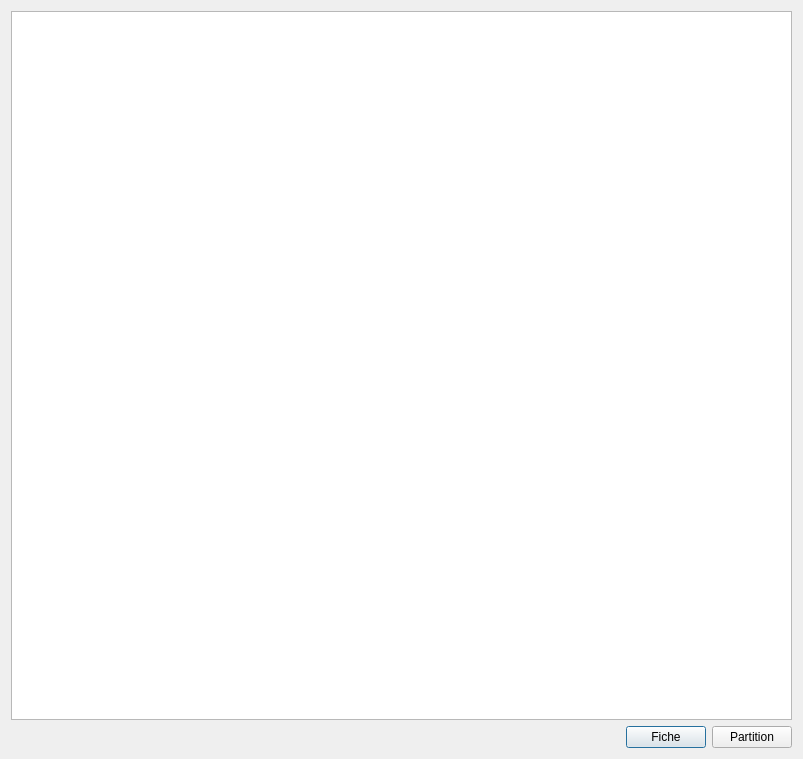
<?xml version="1.0" encoding="UTF-8"?>
<ui version="4.0">
 <class>Dialog</class>
 <widget class="QDialog" name="Dialog">
  <property name="geometry">
   <rect>
    <x>0</x>
    <y>0</y>
    <width>803</width>
    <height>759</height>
   </rect>
  </property>
  <property name="windowTitle">
   <string>Dialog</string>
  </property>
  <layout class="QGridLayout" name="gridLayout">
   <item row="0" column="0">
    <layout class="QVBoxLayout" name="verticalLayout">
     <item>
      <widget class="QTableWidget" name="tableWidget"/>
     </item>
     <item>
      <layout class="QHBoxLayout" name="horizontalLayout_2">
       <item>
        <spacer name="horizontalSpacer">
         <property name="orientation">
          <enum>Qt::Horizontal</enum>
         </property>
         <property name="sizeHint" stdset="0">
          <size>
           <width>40</width>
           <height>20</height>
          </size>
         </property>
        </spacer>
       </item>
       <item>
        <layout class="QHBoxLayout" name="horizontalLayout">
         <item>
          <widget class="QPushButton" name="pushButton_2">
           <property name="text">
            <string>Fiche</string>
           </property>
          </widget>
         </item>
         <item>
          <widget class="QPushButton" name="pushButton">
           <property name="text">
            <string>Partition</string>
           </property>
          </widget>
         </item>
        </layout>
       </item>
      </layout>
     </item>
    </layout>
   </item>
  </layout>
 </widget>
 <resources/>
 <connections/>
</ui>
